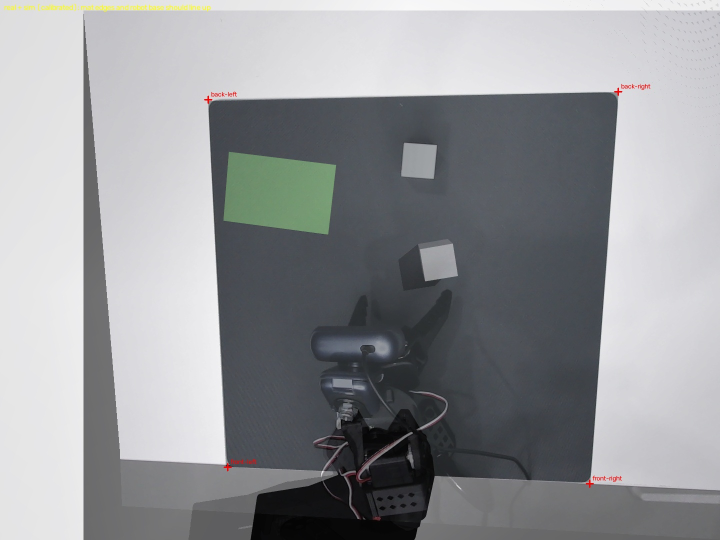
#> input picture so101_real/top_camera_check.jpg, 1440 x 1080 px (shown at 1/2 size)
$ python -i fit_wrist_camera.py   (imports and definitions only)
#> lines starting #> are read from the running program, lines starting #| are printed output that depends on the picture; after the words box and inside, x2 and y2 are one past the last pixel; in counts of white or black regions, pixels touching at a corner belong together
### so101_real/real_env.py
"""SO-101 pick & place in a replica of the real setup (../scene.xml): white block -> green note on a dark mat.

World layout (table, mat, note, block, lights) is read from ../scene.xml, so that file stays the one description
of the real setup. Everything is expressed in the ROBOT frame: origin = shoulder-pan axis on the table top,
+x = straight ahead into the mat, +z = up. The robot stands at the mat's front edge where scene.xml's
robot_mount site says (17.2 cm from the mat's left edge, not centred).

Cameras:
    top_camera   : the pose measured on the real camera by calibrate_top_camera.py (top_camera_calib.json).
                   Without that file: 0.19 m ahead, 0.50 m above the table, straight down, 45 deg vertical FOV.
    wrist_camera : on the fixed jaw, as in ../so101_ik.py (WRIST_CAM_POS / WRIST_CAM_TILT, 70 deg); with
                   as_built=True the real webcam on top of the wrist (WEBCAM_LENS_*)

IK plans 8 joint keyframes (training labels); the arm itself is driven only in joint space by `move_to`.

    python real_env.py                    # watch random expert episodes (with randomisation)
    python real_env.py --headless -n 100  # expert success rate
"""
import os
import re
import sys
import json
import time
import argparse
from dataclasses import dataclass

import numpy as np
import mujoco

ROOT = os.path.dirname(os.path.dirname(os.path.abspath(__file__)))
sys.path.append(ROOT)  # appended: this folder's modules must win over same-named ones in the root
from so101_ik import (SO101_XML, IK, ARM_JOINTS, GRIPPER_OPEN, GRIPPER_CLOSED, GRIPPER_FORCE,  # noqa: E402
                      WRIST_CAM_POS, WRIST_CAM_TILT, quat_from_mat, quat_to_mat, top_down_rotation, grasp_yaw)

SCENE_XML = os.path.join(ROOT, "scene.xml")
HERE = os.path.dirname(os.path.abspath(__file__))
TOP_CAM_CALIB = os.path.join(HERE, "top_camera_calib.json")
WRIST_CAM_CALIB = os.path.join(HERE, "wrist_camera_calib.json")
PHASES = ["PRE_GRASP", "GRASP", "CLOSE", "LIFT", "PRE_PLACE", "PLACE", "RELEASE", "RETREAT"]


def _scene_dims():
    """Sizes and placements read from scene.xml, the one description of the real setup."""
    s = mujoco.MjModel.from_xml_path(SCENE_XML)
    d = mujoco.MjData(s)
    mujoco.mj_forward(s, d)
    gid = {n: s.geom(n).id for n in ("table_top", "dark_mat_geom", "green_note_geom", "white_block_geom")}
    table_top = d.geom_xpos[gid["table_top"]][2] + s.geom_size[gid["table_top"]][2]
    mat = gid["dark_mat_geom"]
    note_R = d.geom_xmat[gid["green_note_geom"]].reshape(3, 3)
    return {
        "table_top": table_top,
        "mat_center": d.geom_xpos[mat][:2].copy(),
        "mat_half": float(s.geom_size[mat][0]),
        "mat_top": float(d.geom_xpos[mat][2] + s.geom_size[mat][2] - table_top),
        "block_half": s.geom_size[gid["white_block_geom"]].copy(),
        "note_half": s.geom_size[gid["green_note_geom"]].copy(),
        "note_xy": d.geom_xpos[gid["green_note_geom"]][:2].copy(),
        "note_yaw": float(np.arctan2(note_R[1, 0], note_R[0, 0])),
        "mount": d.site_xpos[s.site("robot_mount").id].copy(),
    }


_DIMS = _scene_dims()
MAT_HALF = _DIMS["mat_half"]
MAT_TOP = _DIMS["mat_top"]             # mat top above the table, robot frame
BLOCK_HALF = _DIMS["block_half"]
NOTE_HALF = _DIMS["note_half"]
NOTE_TOP = MAT_TOP + 2 * NOTE_HALF[2]
# Robot mount in scene.xml coordinates (site robot_mount): on the mat's front (-y) edge, facing +y
MOUNT_SCENE_POS = _DIMS["mount"]

# TCP: between the jaws. Fixed jaw face at site z=0, so the block centre sits BLOCK_HALF + 3 mm clearance
# away from it (so101_ik.py uses 12.5 mm for its 25 mm cube).
TCP_OFFSET = np.array([-0.010, 0.0, BLOCK_HALF[0] + 0.003])

# TCP heights (robot frame). Grasp the upper part of the block; pads cover ~28 mm below the TCP + 10 mm.
GRASP_Z = MAT_TOP + 2 * BLOCK_HALF[2] - 0.020
HOVER_Z = MAT_TOP + 2 * BLOCK_HALF[2] + 0.050
LIFT_DZ = 0.060
PLACE_Z = GRASP_Z + (NOTE_TOP - MAT_TOP) + 0.003   # block bottom ~3 mm above the note when released
# Far away the 5-DOF wrist can't point straight down any more. Grasps must be vertical; releasing the
# block with a slight tilt is fine.
MAX_GRASP_TILT_DEG = 5.0
MAX_PLACE_TILT_DEG = 10.0
# The note's usual spot is near the edge of reach: when the note is far, aim slightly nearer the robot
# (smooth rule: pull = min(PLACE_PULL_MAX, max(0, r - PLACE_PULL_FROM)) towards the base).
PLACE_PULL_FROM = 0.27
PLACE_PULL_MAX = 0.015

# Where things may be placed (robot frame): the reachable band, inside the mat. Closer than 20 cm the
# arm's links come down next to the block and knock it over.
REACH = (0.20, 0.32)
MAT_MARGIN = 0.03
NOTE_DEFAULT_SCENE = _DIMS["note_xy"]           # scene.xml position
NOTE_DEFAULT_YAW = _DIMS["note_yaw"] - np.pi / 2  # in the robot frame (rotated 90 deg from scene.xml)
NOTE_DEFAULT_PROB = 0.6                         # usually on its spot, sometimes anywhere reachable
NOTE_DEFAULT_JITTER = 0.03
MIN_BLOCK_NOTE_DIST = 0.10

HOME_POS = np.array([0.18, 0.0, 0.16])
HOME_SEED = np.array([0.0, -1.0, 1.0, 1.2, 0.0])
PARK_PAN = np.radians(100)  # start pose: home with the base turned away, out of the top camera's view

# The real arm is black: matte black printed parts, dark grey servos (the SO-101 model ships yellow parts)
ARM_PART_RGBA = (0.07, 0.07, 0.075, 1.0)
ARM_SERVO_RGBA = (0.13, 0.13, 0.14, 1.0)
ARM_SPECULAR = 0.25                     # matte PLA, not glossy

# The real arm as built (as_built=True, since 04-11-2026): the whole gripper with its moving jaw, wrist_roll
# taped (not driven), and a small USB webcam on top of the wrist looking along the fingers (both fingertips in
# view). Lens pose in the gripper body frame (MuJoCo camera axes: x = image right, y = image up, looks along -z),
# fitted to the robot's silhouette in the 04-11 wrist photos (gripper open + closed, 95 % overlap).
WEBCAM_LENS_POS = np.array([-0.0090, 0.0601, -0.0080])
WEBCAM_LENS_QUAT = np.array([0.92512, -0.37443, -0.05439, -0.03146])
WEBCAM_FOVY = 43.6
WEBCAM_HALF = np.array([0.035, 0.012, 0.012])    # camera axes: 7 cm wide, 2.4 cm high and deep, behind the lens
WEBCAM_RGBA = (0.22, 0.23, 0.27, 1.0)
# Randomisation of the webcam pose (randomize=True): the mount shifted a little between photos
WEBCAM_RAND_POS = 0.01      # m, per axis
WEBCAM_RAND_DEG = 8.0       # max rotation
WEBCAM_RAND_FOVY = 4.0      # deg
# Measured by fit_wrist_calib.py (wrist_camera_calib.json) when there is one, else the first estimates:
_WRIST_FIT = json.load(open(WRIST_CAM_CALIB)) if os.path.exists(WRIST_CAM_CALIB) else {}
# The taped wrist_roll: jaws open sideways, moving finger on the robot's right (arm pointing ahead)
AS_BUILT_WRIST_ROLL = np.radians(_WRIST_FIT.get("wrist_roll_deg", -90.0))
# Real gripper (lerobot 0..100): 5.3 = fingers touching, 93.8 = open as far as the moving finger stays in the
# wrist view (calibrated range = 38.2 deg per 100, so 33.8 deg apart). Sim jaw angle of the open pose:
REAL_GRIPPER_OPEN, REAL_GRIPPER_TOUCH = 93.8, 5.3
AS_BUILT_GRIPPER_OPEN = np.radians(_WRIST_FIT.get("gripper_open_deg", 28.1))
AS_BUILT_GRIPPER_TOUCH = AS_BUILT_GRIPPER_OPEN - np.radians((REAL_GRIPPER_OPEN - REAL_GRIPPER_TOUCH) * 38.2 / 100)
REAL_GRIPPER_CLOSED = 2.0   # command when grasping: past touching, the servo squeezes (torque-limited)

TOP_CAM_POS = np.array([0.19, 0.0, 0.50])
TOP_CAM_FOVY = 45.0


# [8 lines left out: function top_camera_pose, not called in this run]


def scene_to_robot_rot():
    """Rotation from scene.xml axes to robot axes (robot +x = scene +y, robot +y = scene -x)."""
    return np.array([[0.0, 1.0, 0.0], [-1.0, 0.0, 0.0], [0.0, 0.0, 1.0]])


def scene_to_robot(p):
    return scene_to_robot_rot() @ (np.asarray(p, float) - MOUNT_SCENE_POS)


# ── Model construction ──────────────────────────────────────────────────────
# [74 lines left out: functions _add_robot_parts, default_webcam_pose, webcam_pose, _make_as_built, not called in this run]


def cam_site_quat(R):
    """wrist_cam site orientation for a camera with axes R (x = viewing direction, z = image up)."""
    return quat_from_mat(np.column_stack([-R[:, 2], -R[:, 0], R[:, 1]]))


# [52 lines left out: functions _add_scene_xml, build_real_model, not called in this run]


# ── Actions ─────────────────────────────────────────────────────────────────
@dataclass
class Keyframe:
    phase: str
    q: np.ndarray       # 5 arm joint angles (rad)
    gripper: float      # gripper command (rad)
    tcp_pos: np.ndarray


def gripper_word(g):
    return "open" if g > (GRIPPER_OPEN + GRIPPER_CLOSED) / 2 else "closed"


def format_action(q, gripper):
    return "j: " + " ".join(f"{v:.1f}" for v in np.degrees(q)) + f" | gripper: {gripper_word(gripper)}"


ACTION_RE = re.compile(r"j:\s*((?:-?\d+(?:\.\d+)?\s+){4}-?\d+(?:\.\d+)?)\s*\|\s*gripper:\s*(open|closed)")


# [6 lines left out: function parse_action, not called in this run]


def yaw_of(quat):
    w, x, y, z = quat
    return np.arctan2(2 * (w * z + x * y), 1 - 2 * (y * y + z * z))


def rot_z(a):
    c, s = np.cos(a), np.sin(a)
    return np.array([[c, -s, 0], [s, c, 0], [0, 0, 1]])


# ── Environment ─────────────────────────────────────────────────────────────
class RealSetupEnv:
    # [121 lines left out: functions __init__, _in_mat, _sample_reachable, sample_task, _apply_randomization, reset, not called in this run]

    def block_pose(self):
        return self.data.xpos[self.block_body].copy(), yaw_of(self.data.xquat[self.block_body])

    def note_pose(self):
        return self.data.xpos[self.note_body].copy(), yaw_of(self.data.xquat[self.note_body])

    def arm_q(self):
        return self.data.qpos[self.arm_qadr].copy()

    def forward_tcp(self, q):
        return self.ik.fk(q)[0]

    # ── Planning ───────────────────────────────────────────────────────────
    # [109 lines left out: functions place_target, plan_keyframes, step, move_to, is_success, main, not called in this run]


# [2 lines that do not run on import are left out]

### so101_real/fit_wrist_camera.py
"""Measure where the real wrist webcam sits on the gripper (position, tilt, field of view), so the sim's wrist
camera sees what the real one sees.

Uses captures from capture_ui.py (top + wrist image + joint angles). Per capture:
  * top image   -> the white block's position and yaw on the mat (calibrated top camera, top_camera_calib.json)
  * joint angles -> where the gripper is (sim kinematics, real_joint_map.json)
  * wrist image -> the block's outline
The webcam pose is adjusted until the block outline predicted from the sim matches the real one in all captures.
If the arm hides the block from the top camera, the block pose of the previous capture (by save time) is used:
don't move the block between those captures.

Captures to take (arm_server.py running, both crop areas removed = full frames, top camera at 1920x1080):
  1. block in the middle area of the mat (>= 12 cm from the mat edges)
  2. one capture with the arm away from the block (the top camera must see it)
  3. without moving the block: 3-4 captures with the arm at different poses / heights (8-20 cm) above it,
     the WHOLE block visible in the wrist camera
  4. repeat 1-3 for 2-3 block positions (10-15 captures)

Saves wrist_camera_calib.json (used by real_env.py from then on) and check images in <captures>/wrist_fit_check/:
the real wrist image with the predicted block outline, before (red) and after (green) the fit.

Run in .venv (the arm server is not needed):

    python so101_real/fit_wrist_camera.py                        # all captures in so101_real/captures
    python so101_real/fit_wrist_camera.py --captures DIR --only 29-10-2026
"""
import os
import sys
import glob
import json
import argparse
from datetime import datetime

import cv2
import numpy as np
import mujoco

HERE = os.path.dirname(os.path.abspath(__file__))
sys.path.insert(0, HERE)
from real_env import (build_real_model, ARM_JOINTS, MAT_TOP, MAT_HALF, BLOCK_HALF, MOUNT_SCENE_POS, _DIMS,  # noqa: E402
                      scene_to_robot, top_camera_pose, default_webcam_pose, WRIST_CAM_CALIB, quat_from_mat,
                      quat_to_mat, TOP_CAM_CALIB)
from real_arm_client import load_joint_map, real_to_sim   # noqa: E402

# [1 line that did not run here, left out]
MAT_INNER = 0.015          # look for the block this far inside the mat edges


# ── Image geometry ──────────────────────────────────────────────────────────
# [22 lines left out: functions crop_homography, crop_4_3_offset, not called in this run]


class PinholeView:
    """A MuJoCo camera (world pos, R columns = cam x/y/z, fovy) seen through a capture's crop."""

    # [24 lines left out: functions __init__, project, backproject, not called in this run]


# ── Detection ───────────────────────────────────────────────────────────────
def bright_blobs(gray, mask=None):
    """Connected bright regions (white block on the dark mat): Otsu threshold, at least 120."""
    vals = gray[mask > 0] if mask is not None else gray.ravel()
    t, _ = cv2.threshold(vals.reshape(-1, 1), 0, 255, cv2.THRESH_BINARY + cv2.THRESH_OTSU)
    b = ((gray > max(t, 120)) * 255).astype(np.uint8)
    if mask is not None:
        b &= mask
    b = cv2.morphologyEx(b, cv2.MORPH_OPEN, np.ones((3, 3), np.uint8))
    n, lab, stats, _ = cv2.connectedComponentsWithStats(b)
    return [(lab == i, stats[i]) for i in range(1, n)]


# [38 lines left out: functions top_face, block_from_top, not called in this run]


def block_outline_wrist(img):
    """Convex outline (N x 2 px) of the block's top face in the wrist image, or (None, reason).
    Bright regions touching the image border (the table beyond the mat, a cut-off block) are ignored."""
    gray = cv2.cvtColor(img, cv2.COLOR_BGR2GRAY)
    H, W = gray.shape
    inside = [(blob, st) for blob, st in bright_blobs(gray)
              if st[0] > 2 and st[1] > 2 and st[0] + st[2] < W - 2 and st[1] + st[3] < H - 2]
    if not inside:
        return None, "no whole block in view (cut by the image border?)"
    blob, st = max(inside, key=lambda b: b[1][cv2.CC_STAT_AREA])
    if st[cv2.CC_STAT_AREA] < 0.01 * W * H:
        return None, "block too small in the wrist image"
    face = top_face(gray, blob)
    if face is None or len(face) < 0.005 * W * H:
        return None, "top face not found"
    return cv2.convexHull(face).reshape(-1, 2), "ok"


# [13 lines left out: functions top_face_corners, shape_features, not called in this run]


# ── Fit ─────────────────────────────────────────────────────────────────────
def rodrigues(r):
    return cv2.Rodrigues(np.asarray(r, float).reshape(3, 1))[0]


class WebcamFit:
    """p = [dx, dy, dz (cm), rx, ry, rz (deg, camera frame), dfovy (deg)] relative to a start pose."""

    def __init__(self, samples, start):
        self.samples = samples
        self.pos0, self.R0, self.fovy0 = start

    def pose(self, p):
        return self.pos0 + p[:3] / 100, self.R0 @ rodrigues(np.radians(p[3:6])), self.fovy0 + p[6]

    # [170 lines left out: functions predict, residuals, solve, per_sample_px, load_samples, save_checks and 1 more, not called in this run]


# [2 lines not run here, left out]

>>> import cv2
>>> picture = cv2.imread('top_camera_check.jpg')
#> picture is the input picture: shape (1080, 1440, 3); mean B, G, R 153.1, 150.3, 148.7
>>> result = block_outline_wrist(picture)
#> in bright_blobs, `t, _ = cv2.threshold(vals.reshape(-1, 1), 0, 255, cv2.THRESH_BINARY + ..`: t = 150
#> in bright_blobs, `b = ((gray > max(t, 120)) * 255).astype(np.uint8)`:
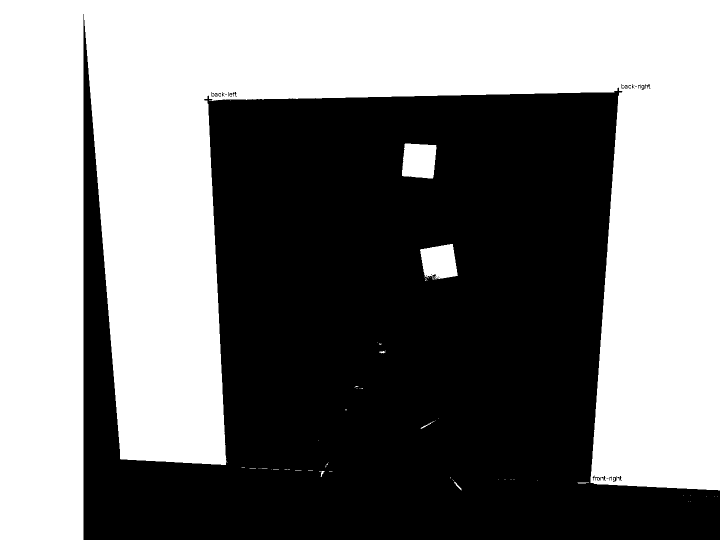
#> b: shape (1080, 1440) (shown at 1/2 size); 49.9% white; 68 white regions (60 under 20 px), largest, box (x1, y1, x2, y2) and area: (0, 0, 1440, 1080) 767342, (804, 286, 873, 357) 4232, (840, 488, 916, 560) 4093
#> in bright_blobs, `b = cv2.morphologyEx(b, cv2.MORPH_OPEN, np.ones((3, 3), np.uint8))`: b: shape (1080, 1440); 49.9% white; 12 white regions (7 under 20 px), largest, box (x1, y1, x2, y2) and area: (0, 0, 1440, 1080) 766988, (804, 287, 873, 357) 4220, (840, 488, 915, 557) 4033, (642, 942, 647, 949) 28, (761, 703, 768, 706) 21
#> in bright_blobs, `n, lab, stats, _ = cv2.connectedComponentsWithStats(b)`:
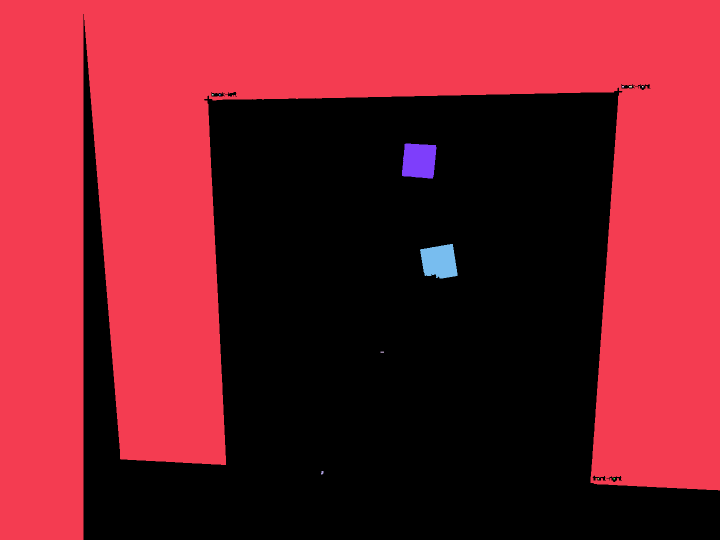
#> lab: shape (1080, 1440) int32 (shown at 1/2 size); 13 distinct labels, from 0 to 12; one colour per label, 0 black
#> in bright_blobs, `n, lab, stats, _ = cv2.connectedComponentsWithStats(b)`: n = 13; stats = 13 rows, first 6: [167, 28, 1273, 1052, 779835], [0, 0, 1440, 1080, 766988], [1244, 172, 4, 3, 12], [1258, 172, 6, 3, 18], [1284, 172, 3, 3, 9], [424, 188, 3, 3, 9]
#> in block_outline_wrist, `inside = [(blob, st) for blob, st in bright_blobs(gray) if st[0] > 2 a..`: inside = 11 items
#> in block_outline_wrist, `blob, st = max(inside, key=lambda b: b[1][cv2.CC_STAT_AREA])`:
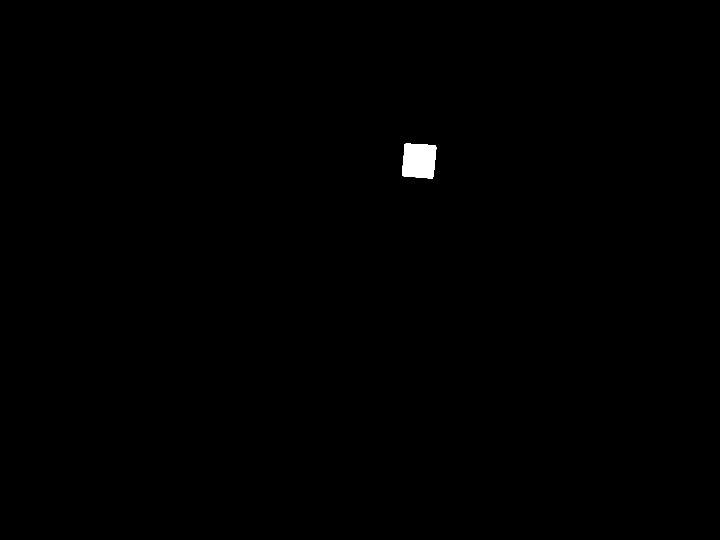
#> blob: shape (1080, 1440) bool (shown at 1/2 size); 0.27% white; 1 white region, box (x1, y1, x2, y2) and area: (804, 287, 873, 357) 4220
#> in block_outline_wrist, `blob, st = max(inside, key=lambda b: b[1][cv2.CC_STAT_AREA])`: st = [804, 287, 69, 70, 4220]
